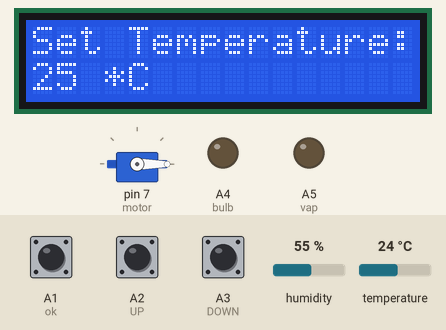
A sketch run on a simulated Arduino Uno, built with avr-gcc and run on an emulated ATmega328P. Parts: servo, 16×2 character LCD, output pins drawn as LEDs (lit = HIGH). The inputs (shaded band) are chosen by the test bench; at power-on: A1 (ok) HIGH, humidity 55 %, temperature 24 °C, A2 (UP) HIGH, A3 (DOWN) HIGH. What the sketch prints to the serial monitor is not drawn.

Above: at 2.7 s.
2.8 s: A1 (ok) pulled LOW for 1 s
At 4.3 s:
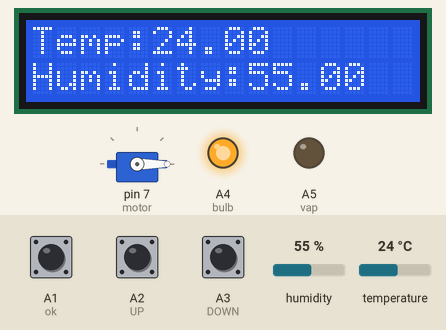
5.3 s: humidity set to 36 %
At 8.0 s:
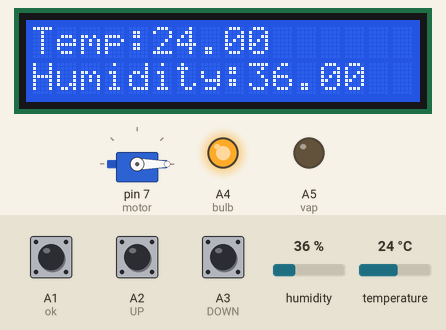
8.3 s: humidity set to 33 %
At 9.6 s:
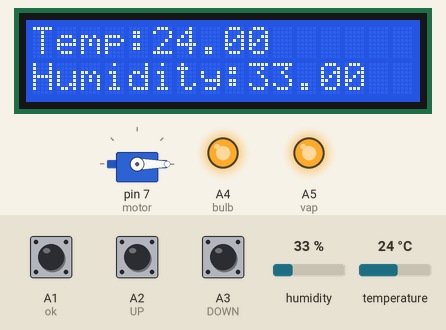
10.7 s: temperature set to 25.3 °C
At 11.8 s:
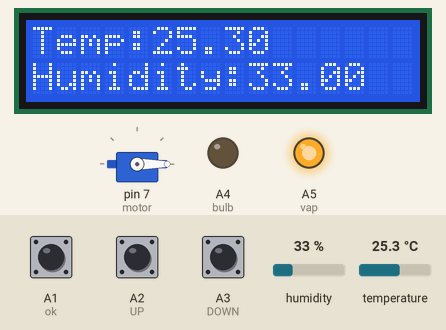
12.7 s: humidity set to 40 %
At 14.0 s:
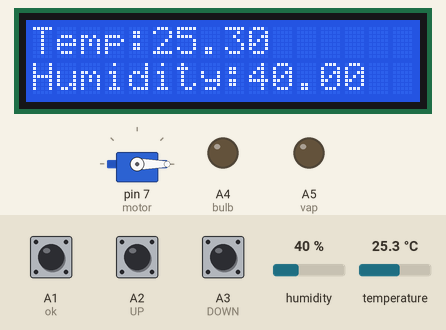
Timing chart, 0 to 15.7 s (numbered marks = the images above; inputs shaded):
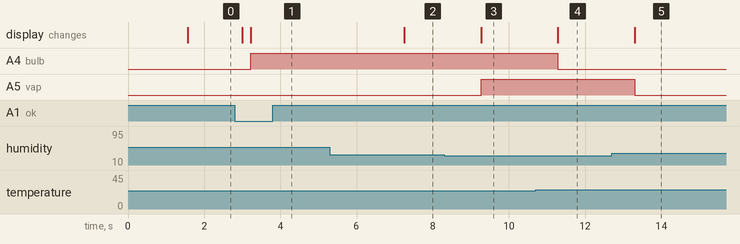

Measured:
- the behaviour switches between 35 and 34 % on humidity (found by bisection; images 2 and 3)
- the behaviour switches between 24.9 and 25 °C on temperature (found by bisection; images 3 and 4)
- after the input at 2.8 s, A4 (bulb): LOW → HIGH after 0.42 s; the display: first changes after 0.20 s (image 1 shows a later state)
- after the input at 5.3 s, the display: changes after 2.0 s (image 2)
- after the input at 8.3 s, A5 (vap): LOW → HIGH after 0.97 s; the display: changes after 0.97 s (image 3)
- after the input at 10.7 s, A4 (bulb): HIGH → LOW after 0.59 s; the display: changes after 0.59 s (image 4)
- after the input at 12.7 s, A5 (vap): HIGH → LOW after 0.61 s; the display: changes after 0.61 s (image 5)

The sketch:

incubator.ino
```cpp
#include <DHT.h>
#include <DHT_U.h>
#include <Servo.h>
#include <LiquidCrystal.h>
#define dht22 A0
#define DHTPIN 2
#define DHTTYPE DHT22
const int ok = A1;
const int UP = A2;
const int DOWN = A3;
const int bulb = A4;
const int vap = A5;
const int rs = 12;
const int en = 11;
const int d4 = 5;
const int d5 = 4;
const int d6 = 3;
const int d7 = 2;
int pos = 0;
int sec = 0;
int Min = 0;
int hrs = 0;
int T_threshold = 25;
int H_threshold = 35;
int SET = 0;
int Direction = 0;
boolean T_condition = true;
boolean H_condition = true;
LiquidCrystal lcd(rs, en, d4, d5, d6, d7);
Servo motor;
DHT dht(DHTPIN, DHTTYPE);
void setup()
{
  pinMode(ok, INPUT);
  pinMode(UP, INPUT);
  pinMode(DOWN, INPUT);
  pinMode(bulb, OUTPUT);
  pinMode(vap, OUTPUT);
  digitalWrite(bulb, LOW);
  digitalWrite(vap, LOW);
  digitalWrite(ok, HIGH);
  digitalWrite(UP, HIGH);
  digitalWrite(DOWN, HIGH);
  motor.attach(7);
  motor.write(pos);
  lcd.begin(16, 2);
  Serial.begin(9600);
    Serial.print("Digital Incubator ");
  lcd.setCursor(5, 0);
  lcd.print("Digital");
  lcd.setCursor(4, 1);
  lcd.print("Incubator");
  dht.begin();
  delay(1500);
}
void loop()
{
  if (SET == 0)
  {
    lcd.clear();
    lcd.setCursor(0, 0);
    lcd.print("Set Temperature:");
    lcd.setCursor(0, 1);
    lcd.print(T_threshold);
    lcd.print(" *C");
    while (T_condition)
    {
      if (digitalRead(UP) == LOW)
      {
        T_threshold = T_threshold + 1;
        lcd.setCursor(0, 1);
        lcd.print(T_threshold);
        lcd.print(" *C");
        delay(200);
      }
      if (digitalRead(DOWN) == LOW)
      {
        T_threshold = T_threshold - 1;
        lcd.setCursor(0, 1);
        lcd.print(T_threshold);
        lcd.print(" *C");
        delay(200);
      }
      if (digitalRead(ok) == LOW)
      {
        delay(200);
        T_condition = false;
      }
    }
    lcd.clear();
    lcd.setCursor(0, 0);
    lcd.print("Set Humidity:");
    lcd.setCursor(0, 1);
    lcd.print(H_threshold);
    lcd.print("%");
    delay(100);
    while (H_condition)
    {
      if (digitalRead(UP) == LOW)
      {
        H_threshold = H_threshold + 1;
        lcd.setCursor(0, 1);
        lcd.print(H_threshold);
        lcd.print("%");
        delay(100);
      }
      if (digitalRead(DOWN) == LOW)
      {
        H_threshold = H_threshold - 1;
        lcd.setCursor(0, 1);
        lcd.print(H_threshold);
        lcd.print("%");
        delay(200);
      }
      if (digitalRead(ok) == LOW)
      {
        delay(100);
        H_condition = false;
      }
    }
    SET = 1;
  }

  float h = dht.readHumidity();
  // Read temperature as Celsius (the default)
  float t = dht.readTemperature();

  // Check if any reads failed and exit early (to try again).
  if (isnan(h) || isnan(t))
  {
    Serial.println(F("Failed to read from DHT sensor!"));
    lcd.clear();
    lcd.setCursor(0, 0);
    lcd.print("No Sensor data.");
    lcd.setCursor(0, 1);
    lcd.print("System Halted.");
    digitalWrite(bulb, LOW);
    digitalWrite(vap, LOW);
  }
  else
  {
    lcd.clear();
    lcd.setCursor(0, 0);
    lcd.print("Temp:");
    lcd.print(t);
    lcd.setCursor(0, 1);
    lcd.print("Humidity:");
    lcd.print(h);

    if (t >= T_threshold)
    {
      digitalWrite(bulb, LOW);
    }

    if (h >= H_threshold)
    {
      digitalWrite(vap, LOW);
    }

    if (t < T_threshold)
    {
      digitalWrite(bulb, HIGH);
    }

    if (h < H_threshold)
    {
      digitalWrite(vap, HIGH);
    }

    sec = sec + 1;
    if (sec == 60)
    {
      sec = 0;
      Min = Min + 1;
    }
    if (Min == 60)
    {
      Min = 0;
      hrs = hrs + 1;
    }
    if (hrs == 8 && Min == 0 && sec == 0)
    {
      for (pos = 0; pos <= 180; pos += 1)
      {
        motor.write(pos);
        delay(25);
      }
    }
    if (hrs == 16 && Min == 0 && sec == 0)
    {
      hrs = 0;
      for (pos = 180; pos >= 0; pos -= 1)
      {
        motor.write(pos);
        delay(25);
      }
    }
  }

  delay(1000);
}

//  How to operate the Circuit:· With completed hardware and apparatus setup, power the circuit ON.READ MORE&nbsp;
//  Temperature Controller Circuit for Reptile Racks· The display shows “set temperature” press up or down button to
//  get the desire temperature and press “set button”.· Now the display shows “set Humidity” press up or down buttons
//  to get desire humidity and press “set button”.·
//  It begins the functioning of the incubator.&nbsp;Please refer internet or get advice from a professional for
//  temperature and humidity level for the eggs.If you have any specific question regarding this Arduino automatic
//  incubator temperature and humidity control circuit, feel free to express in the comment section.
```
